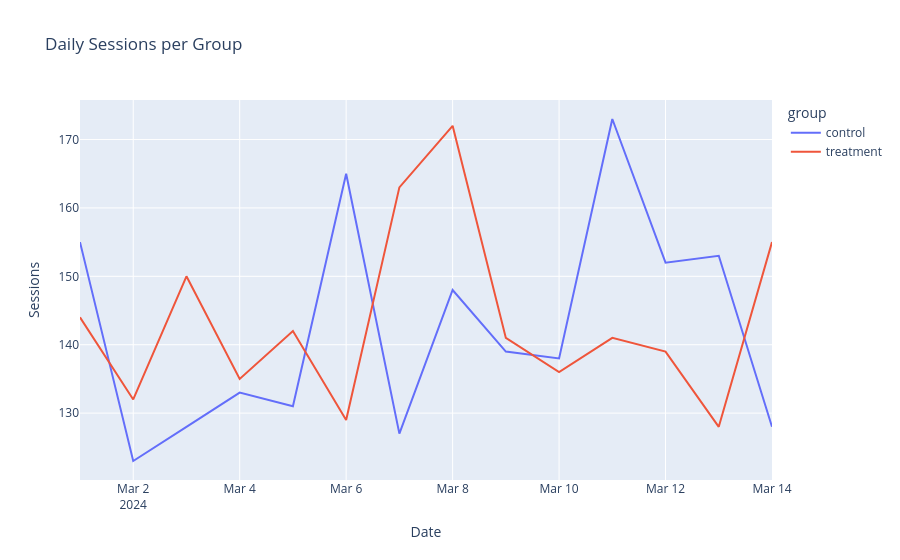

The notebook cell this image was saved under:
### Markdown cell above
## 2: Exploratory Data Analysis

Before running any statistical test, we explore the data visually. This helps us understand the traffic pattern over time, spot any anomalies (like a sudden traffic spike that could bias results), and get an intuition for the effect size we're dealing with.

### Code cell
from business import GraphBuilder
gb = GraphBuilder(repo=repo)

# Daily session volume per group
fig = gb.build_daily_sessions_chart()
fig.show()

### Figure 1 — Plotly figure (JSON) as saved in the notebook; plotly's stock layout.template omitted (floating-point values rounded to 4 significant figures)
{"data": [{"hovertemplate": "group=control<br>date=%{x}<br>sessions=%{y}<extra></extra>", "legendgroup": "control", "line": {"color": "#636EFA", "dash": "solid"}, "marker": {"symbol": "circle"}, "mode": "lines", "name": "control", "orientation": "v", "showlegend": true, "type": "scatter", "x": ["2024-03-01", "2024-03-02", "2024-03-03", "2024-03-04", "2024-03-05", "2024-03-06", "2024-03-07", "2024-03-08", "2024-03-09", "2024-03-10", "2024-03-11", "2024-03-12", "2024-03-13", "2024-03-14"], "xaxis": "x", "y": [155, 123, 128, 133, 131, 165, 127, 148, 139, 138, 173, 152, 153, 128], "yaxis": "y"}, {"hovertemplate": "group=treatment<br>date=%{x}<br>sessions=%{y}<extra></extra>", "legendgroup": "treatment", "line": {"color": "#EF553B", "dash": "solid"}, "marker": {"symbol": "circle"}, "mode": "lines", "name": "treatment", "orientation": "v", "showlegend": true, "type": "scatter", "x": ["2024-03-01", "2024-03-02", "2024-03-03", "2024-03-04", "2024-03-05", "2024-03-06", "2024-03-07", "2024-03-08", "2024-03-09", "2024-03-10", "2024-03-11", "2024-03-12", "2024-03-13", "2024-03-14"], "xaxis": "x", "y": [144, 132, 150, 135, 142, 129, 163, 172, 141, 136, 141, 139, 128, 155], "yaxis": "y"}], "layout": {"legend": {"title": {"text": "group"}, "tracegroupgap": 0}, "title": {"text": "Daily Sessions per Group"}, "xaxis": {"anchor": "y", "domain": [0, 1], "title": {"text": "Date"}}, "yaxis": {"anchor": "x", "domain": [0, 1], "title": {"text": "Sessions"}}}}
